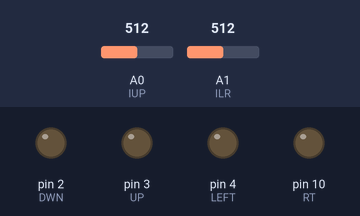
Bench run of a sketch on a simulated Arduino Uno, built with avr-gcc and run on an emulated ATmega328P. Parts: output pins drawn as LEDs (lit = HIGH). Inputs (shaded band) come from the test bench; at power-on: A0 (IUP) = 512, A1 (ILR) = 512.

Above: at 1.2 s.
1.3 s: A0 (IUP) set to 534
At 2.2 s:
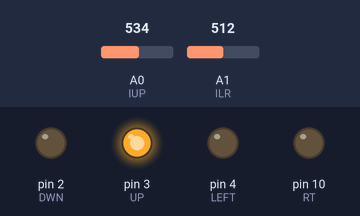
2.9 s: A1 (ILR) set to 532
At 3.5 s:
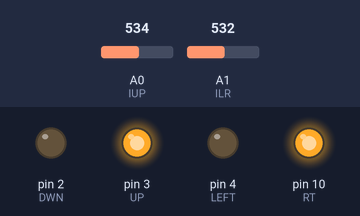
4.5 s: A0 (IUP) set to 511
At 5.8 s:
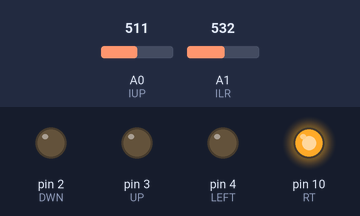
6.1 s: A1 (ILR) set to 306
At 7.3 s:
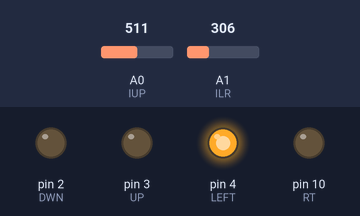
7.7 s: A0 (IUP) set to 306
At 8.5 s:
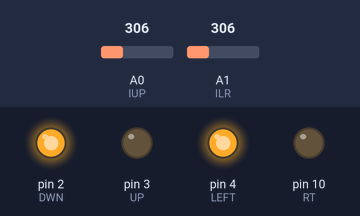
9.3 s: A1 (ILR) set to 511
At 9.8 s:
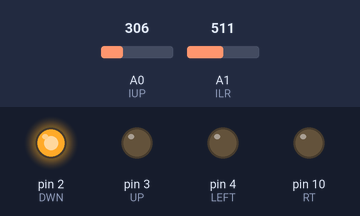
Timing chart, 0 to 11.9 s (numbered marks = the images above; inputs shaded):
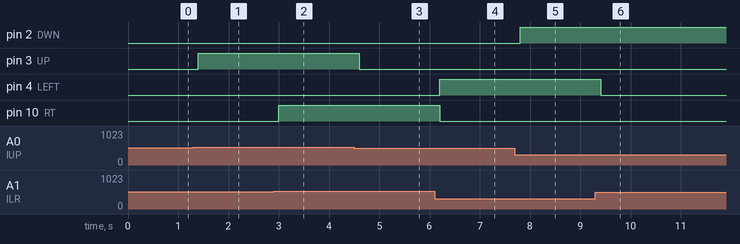

Measured:
- the behaviour switches between 522 and 523 on A0 (IUP) (found by bisection; images 0 and 1)
- the behaviour switches between 522 and 523 on A1 (ILR) (found by bisection; images 1 and 2)
- after the input at 1.3 s, pin 3 (UP): LOW → HIGH after 0.10 s
- after the input at 2.9 s, pin 10 (RT): LOW → HIGH after 0.10 s
- after the input at 4.5 s, pin 3 (UP): HIGH → LOW after 0.11 s
- after the input at 6.1 s, pin 4 (LEFT): LOW → HIGH after 0.11 s; pin 10 (RT): HIGH → LOW after 0.11 s
- after the input at 7.7 s, pin 2 (DWN): LOW → HIGH after 0.11 s
- after the input at 9.3 s, pin 4 (LEFT): HIGH → LOW after 0.11 s

The sketch:

ArduinoJoystick.ino
```cpp
int UD = 0;
int LR = 0;
int DWN = 2;
int UP = 3;
int LEFT = 4;
int RT = 10;
int IUP=A0;
int ILR=A1;
int MID = 10;
int LRMID = 0;
int UPMID = 0;

void setup(){

pinMode(DWN, OUTPUT);
pinMode(UP, OUTPUT);
pinMode(LEFT, OUTPUT);
pinMode(RT, OUTPUT);
digitalWrite(DWN, HIGH);
digitalWrite(UP, HIGH);
digitalWrite(LEFT, HIGH);
digitalWrite(RT, HIGH);

LRMID = analogRead(ILR);
UPMID = analogRead(IUP); }

void loop(){

UD = analogRead(IUP);
LR = analogRead(ILR);

if(UD < UPMID - MID){
digitalWrite(DWN, HIGH);
}else{
digitalWrite(DWN, LOW);
}

if(UD > UPMID + MID)
{ digitalWrite(UP, HIGH);
}else{
digitalWrite(UP, LOW);
}

if(LR < LRMID - MID){
digitalWrite(LEFT, HIGH);
}else{
digitalWrite(LEFT, LOW);
}

if(LR > LRMID + MID){
digitalWrite(RT, HIGH);
}else{
digitalWrite(RT, LOW);
}

delay(200);

}
```
